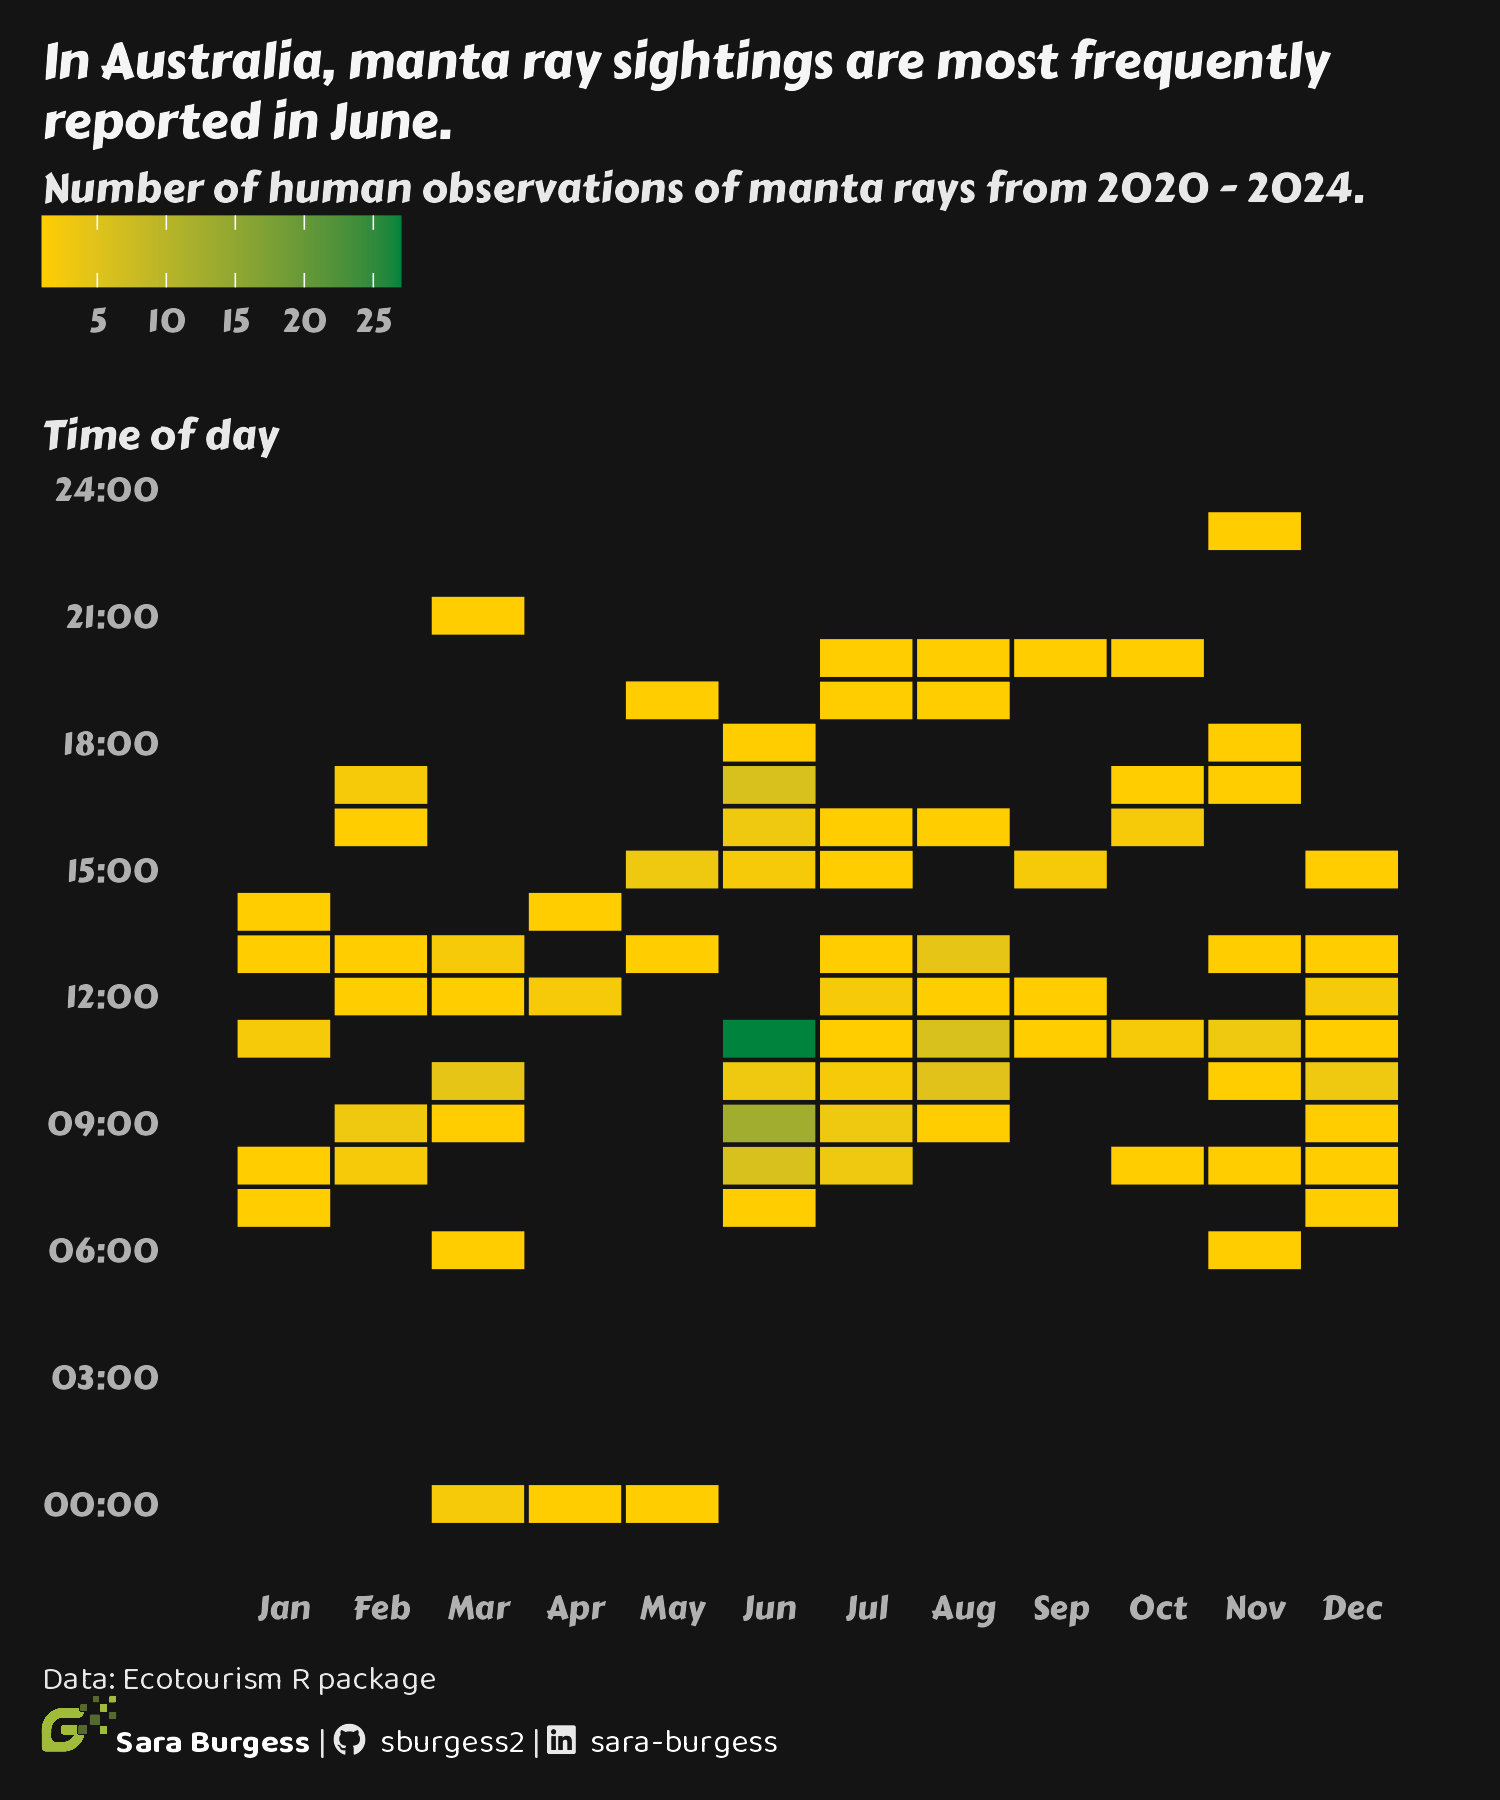

The R source for this figure:
# Adapted from Nicola Rennie https://www.r-bloggers.com/2023/08/creating-template-files-with-r/

###################
## Load libraries##
###################

library(tidyverse)
library(ggtext)
library(glue)
library(systemfonts)
library(ragg)
library(sbBrand)

###############################################################################

##############
## Load data##
##############

tuesdata <- tidytuesdayR::tt_load("2026-07-28")

occurrences <- tuesdata$occurrences
tourism <- tuesdata$tourism
weather <- tuesdata$weather

###############################################################################

################
# Look at data##
################

str(occurrences)
str(weather)
head()
glimpse(occurrences)
unique(occurrences$organism_name)
df[!complete.cases(df), ]

mantaray <- occurrences |>
  filter(organism_name == "Manta ray")


ggplot(species, aes(hour)) +
  geom_histogram(binwidth = 1) +
  facet_wrap(vars(organism_name))

ggplot(species, aes(organism_name, hour)) +
  geom_boxplot()

species |>
  count(organism_name, month) |>
  ggplot(aes(month, n)) +
  geom_col() +
  facet_wrap(vars(organism_name))

ggplot(species, aes(organism_name, month)) +
  geom_boxplot()

species |>
  count(organism_name, year) |>
  ggplot(aes(year, n, colour = organism_name)) +
  geom_line()

species |>
  count(organism_name, obs_state) |>
  ggplot(aes(n, obs_state)) +
  geom_col() +
  facet_wrap(vars(organism_name), scales = "free")

ggplot(species, aes(obs_lon, obs_lat, colour = organism_name)) +
  geom_point(alpha = 0.5)

species |>
  left_join(weather, by = c("ws_id", "date")) |>
  ggplot(aes(organism_name, temp)) +
  geom_boxplot()

year_2020s <- c(2020:2025)
species_2020s <- mantaray |>
  filter(year %in% year_2020s & record_type == "HUMAN_OBSERVATION") |>
  select(year, month, hour, organism_name, record_type, ws_id)

counts <- species_2020s |>
  count(organism_name, month, hour)


###############################################################################

#############################
## Load fonts ##
#############################

require_font("Carter One")
require_font("Baloo 2")
require_font("Nunito")

register_variant(
  name = "Nunito Bold",
  family = "Nunito",
  weight = "bold"
)

font <- "Nunito"
title_font <- "Nunito Bold"
brand_font <- "Baloo 2"

###############################################################################

###################
## Define colours##
###################

title_col <- "#F5F5F5"
bg_col <- "#141414"
text_col <- "#e8e8e8"

label_col <- "#b0b0b0"
brand_color <- "#a3c057"
col1 <- ""
col2 <- ""

###############################################################################

#################
## Social media##
#################

github_icon <- "&#xf09b"
github_username <- "sburgess2"
linkedin_icon <- "&#xf08c"
linkedin_username <- "sara-burgess"

###############################################################################

###############################
## Titles, subtitles, captions##
###############################

plot_title <- "In Australia, manta ray sightings are most frequently reported in June."

subtitle <- "Number of human observations of manta rays from 2020 - 2024."

social_caption <- sb_social_caption(
  data_source = "Ecotourism R package",
  font_colour = "white",
  brand_colour = "white"
)

###############################################################################

#########
## Plot##
#########

library(camcorder)

gg_record(
  device = "png",
  width = 5,
  height = 6,
  unit = "in",
  dpi = 300
)

ggplot(counts, aes(x = month, y = hour, fill = n)) +
  geom_tile(color = bg_col, linewidth = 0.5) +
  #facet_wrap(vars(organism_name)) +
  scale_fill_gradient(low = "#FFCD00", high = "#00843D") +
  scale_x_continuous(breaks = 1:12, labels = month.abb) + #put breaks at each number 1-12 and replace numbers with labels - the months
  scale_y_continuous(
    breaks = seq(0, 24, 3),
    labels = \(h) sprintf("%02d:00", h) #\(h) shorthand for function(h) the vector of breaks h is passed into the function sprintf() which formats numbers to clock time
  ) +
  labs(
    caption = social_caption,
    title = plot_title,
    subtitle = subtitle,
    tag = "Time of day",
    x = NULL,
    y = NULL,
    fill = NULL
  ) +
  theme_minimal(base_family = font, base_size = 10) +
  theme(
    legend.position = "top",
    legend.justification = "left",
    legend.location = "plot",
    legend.direction = "horizontal",
    legend.margin = margin(0, 0, 0, 0), #by default legend margins contain padding
    legend.box.spacing = unit(1, "cm"),
    legend.title = element_text(color = text_col, family = font),
    legend.text = element_text(color = label_col, family = font),
    plot.title.position = "plot",
    plot.caption.position = "plot",
    plot.margin = margin(10, 10, 10, 10),
    plot.caption = element_textbox_simple(
      color = text_col,
      hjust = 0,
      family = brand_font,
      margin = margin(t = 10)
    ),
    plot.title = element_textbox_simple(
      color = title_col,
      family = font,
      size = rel(1.2)
    ),
    plot.subtitle = element_textbox_simple(
      color = text_col,
      family = font,
      #face = "italic",
      margin = margin(t = 5)
      #size = rel(0.9)
    ),
    plot.tag = element_text(
      color = text_col,
      family = font,
      size = rel(1),
      hjust = 0,
      vjust = 1
    ),
    plot.tag.position = c(0.0, 0.78),
    axis.text = element_text(color = label_col, family = font, size = rel(0.8)),
    panel.grid = element_blank(),
    panel.spacing.x = unit(0.4, "lines"),
    panel.background = element_rect(fill = bg_col, color = bg_col),
    plot.background = element_rect(fill = bg_col, color = bg_col),
    axis.ticks = element_blank()
  )

record_polaroid()
gg_stop_recording()

###############################################################################

#############
## Save png##
#############

ggsave(
  filename = "2026/20260728-ecotourism/20260728-ecotourism.png",
  width = 5,
  height = 6,
  unit = "in",
  bg = bg_col,
  dpi = 300
)
